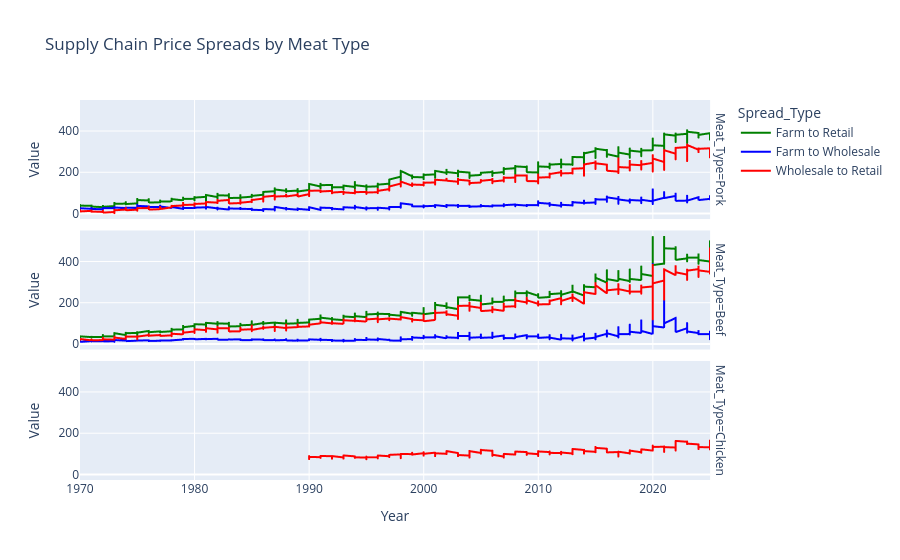

Notebook source saved alongside this figure:
### Code cell
fig = px.line(
    spread_df,
    x='Year',
    y='Value',
    color='Spread_Type',
    facet_row='Meat_Type',
    title='Supply Chain Price Spreads by Meat Type',
    color_discrete_map={
        'Farm to Retail': 'green',
        'Wholesale to Retail': 'red',
        'Farm to Wholesale': 'blue'
    }
)
fig.show()

### Figure 1 — Plotly figure (JSON) as saved in the notebook; plotly's stock layout.template omitted (floating-point values rounded to 4 significant figures; data arrays with more than 128 entries replaced by an {"elided": "..."} marker saying what was removed)
{"data": [{"hovertemplate": "Spread_Type=Farm to Retail<br>Meat_Type=Pork<br>Year=%{x}<br>Value=%{y}<extra></extra>", "legendgroup": "Farm to Retail", "line": {"color": "green", "dash": "solid"}, "marker": {"symbol": "circle"}, "mode": "lines", "name": "Farm to Retail", "showlegend": true, "type": "scattergl", "x": {"elided": "672 int values"}, "xaxis": "x3", "y": {"elided": "672 float values"}, "yaxis": "y3"}, {"hovertemplate": "Spread_Type=Farm to Retail<br>Meat_Type=Beef<br>Year=%{x}<br>Value=%{y}<extra></extra>", "legendgroup": "Farm to Retail", "line": {"color": "green", "dash": "solid"}, "marker": {"symbol": "circle"}, "mode": "lines", "name": "Farm to Retail", "showlegend": false, "type": "scattergl", "x": {"elided": "672 int values"}, "xaxis": "x2", "y": {"elided": "672 float values"}, "yaxis": "y2"}, {"hovertemplate": "Spread_Type=Farm to Wholesale<br>Meat_Type=Pork<br>Year=%{x}<br>Value=%{y}<extra></extra>", "legendgroup": "Farm to Wholesale", "line": {"color": "blue", "dash": "solid"}, "marker": {"symbol": "circle"}, "mode": "lines", "name": "Farm to Wholesale", "showlegend": true, "type": "scattergl", "x": {"elided": "672 int values"}, "xaxis": "x3", "y": {"elided": "672 float values"}, "yaxis": "y3"}, {"hovertemplate": "Spread_Type=Farm to Wholesale<br>Meat_Type=Beef<br>Year=%{x}<br>Value=%{y}<extra></extra>", "legendgroup": "Farm to Wholesale", "line": {"color": "blue", "dash": "solid"}, "marker": {"symbol": "circle"}, "mode": "lines", "name": "Farm to Wholesale", "showlegend": false, "type": "scattergl", "x": {"elided": "672 int values"}, "xaxis": "x2", "y": {"elided": "672 float values"}, "yaxis": "y2"}, {"hovertemplate": "Spread_Type=Wholesale to Retail<br>Meat_Type=Pork<br>Year=%{x}<br>Value=%{y}<extra></extra>", "legendgroup": "Wholesale to Retail", "line": {"color": "red", "dash": "solid"}, "marker": {"symbol": "circle"}, "mode": "lines", "name": "Wholesale to Retail", "showlegend": true, "type": "scattergl", "x": {"elided": "672 int values"}, "xaxis": "x3", "y": {"elided": "672 float values"}, "yaxis": "y3"}, {"hovertemplate": "Spread_Type=Wholesale to Retail<br>Meat_Type=Beef<br>Year=%{x}<br>Value=%{y}<extra></extra>", "legendgroup": "Wholesale to Retail", "line": {"color": "red", "dash": "solid"}, "marker": {"symbol": "circle"}, "mode": "lines", "name": "Wholesale to Retail", "showlegend": false, "type": "scattergl", "x": {"elided": "672 int values"}, "xaxis": "x2", "y": {"elided": "672 float values"}, "yaxis": "y2"}, {"hovertemplate": "Spread_Type=Wholesale to Retail<br>Meat_Type=Chicken<br>Year=%{x}<br>Value=%{y}<extra></extra>", "legendgroup": "Wholesale to Retail", "line": {"color": "red", "dash": "solid"}, "marker": {"symbol": "circle"}, "mode": "lines", "name": "Wholesale to Retail", "showlegend": false, "type": "scattergl", "x": {"elided": "432 int values"}, "xaxis": "x", "y": {"elided": "432 float values"}, "yaxis": "y"}], "layout": {"annotations": [{"font": {}, "showarrow": false, "text": "Meat_Type=Chicken", "textangle": 90, "x": 0.98, "xanchor": "left", "xref": "paper", "y": 0.1567, "yanchor": "middle", "yref": "paper"}, {"font": {}, "showarrow": false, "text": "Meat_Type=Beef", "textangle": 90, "x": 0.98, "xanchor": "left", "xref": "paper", "y": 0.5, "yanchor": "middle", "yref": "paper"}, {"font": {}, "showarrow": false, "text": "Meat_Type=Pork", "textangle": 90, "x": 0.98, "xanchor": "left", "xref": "paper", "y": 0.8433, "yanchor": "middle", "yref": "paper"}], "legend": {"title": {"text": "Spread_Type"}, "tracegroupgap": 0}, "title": {"text": "Supply Chain Price Spreads by Meat Type"}, "xaxis": {"anchor": "y", "domain": [0, 0.98], "title": {"text": "Year"}}, "xaxis2": {"anchor": "y2", "domain": [0, 0.98], "matches": "x", "showticklabels": false}, "xaxis3": {"anchor": "y3", "domain": [0, 0.98], "matches": "x", "showticklabels": false}, "yaxis": {"anchor": "x", "domain": [0, 0.3133], "title": {"text": "Value"}}, "yaxis2": {"anchor": "x2", "domain": [0.3433, 0.6567], "matches": "y", "title": {"text": "Value"}}, "yaxis3": {"anchor": "x3", "domain": [0.6867, 1.0], "matches": "y", "title": {"text": "Value"}}}}
